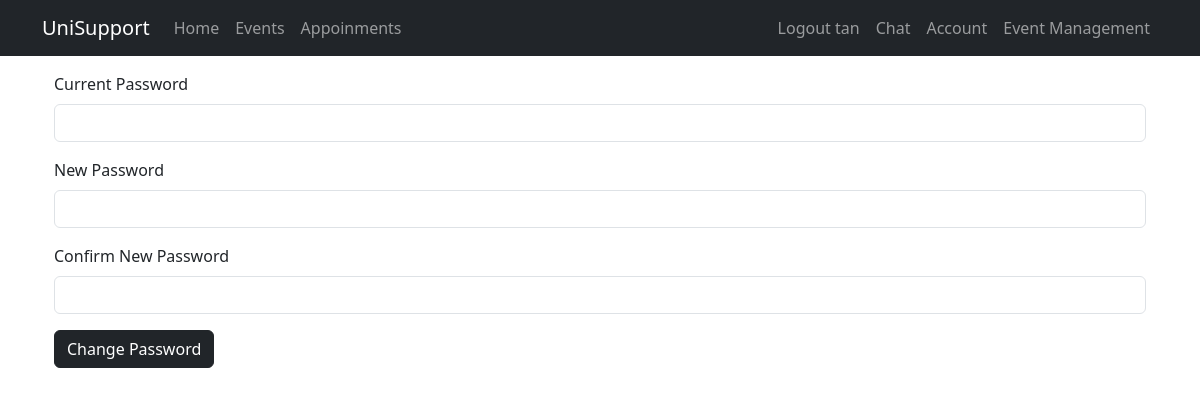
Before: /change_pw (signed in) with the older database file.
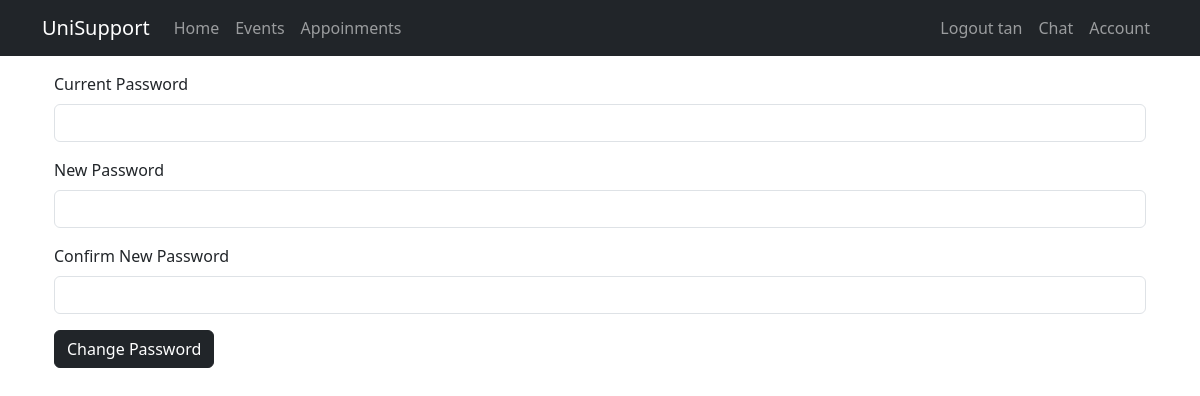
After: the same page with the newer database file.
### app/views.py (the view)
@app.route("/change_pw",methods=['POST','GET'])
def change_pw():
    form = ChangePasswordForm()
    if form.validate_on_submit() and current_user.check_password(form.password.data):
        current_user.set_password(form.new_password.data)
        db.session.commit()
        flash("Password has been changed!",'success')
        return redirect(url_for('account'))
    return render_template('generic_form.html',title='Change Password', form=form)

### app/forms.py (shortened to what this page needs)
class ChangePasswordForm(FlaskForm):
    password = PasswordField('Current Password',validators=[DataRequired()])
    new_password = PasswordField('New Password', validators=[DataRequired(),password_policy])
    confirm_password = PasswordField('Confirm New Password',validators=[DataRequired(),EqualTo('new_password')])
    submit = SubmitField('Change Password')

### app/models.py (called while the page is built)
@login.user_loader
def load_user(id):
    return db.session.get(User, int(id))

### app/templates/generic_form.html
{% extends "base.html" %}
{% import "bootstrap_wtf.html" as wtf %}
{% block content %}
    <div class="container">
        {{ wtf.quick_form(form, action="", method="post", id="", novalidate=True, autofocus=False) }}
    </div>
{% endblock %}

### app/templates/base.html (shortened to what this page needs)
<!doctype html>
<html lang="en">
<head>
    <link
            href="https://cdn.jsdelivr.net/npm/bootstrap@5.3.3/dist/css/bootstrap.min.css"
            rel="stylesheet"
>
    <link rel="stylesheet" href="https://cdn.jsdelivr.net/npm/bootstrap-icons@1.11.3/font/bootstrap-icons.min.css">
</head>
<body>
<nav class="navbar navbar-expand-sm bg-dark" data-bs-theme="dark">
    <div class="container">
        <a class="navbar-brand" href="{{ url_for('home') }}">UniSupport</a>
        <div class="collapse navbar-collapse" id="navbarSupportedContent">
            <ul class="navbar-nav me-auto mb-2 mb-lg-0">
                <li class="nav-item">
                    <a class="nav-link" aria-current="page" href="{{ url_for('home') }}">Home</a>
                </li>
                <li class="nav-item">
                    <a class="nav-link" aria-current="page" href="{{ url_for('events') }}">Events</a>
                </li>
                <li class="nav-item">
                    <a class="nav-link" aria-current="page" href="{{ url_for('appointments') }}">Appoinments</a>
                </li>
            </ul>
            <ul class="navbar-nav mb-2 mb-lg-0">
                {% if current_user.is_anonymous %}
                <li class="nav-item">
                    <a class="nav-link" aria-current="page" href="{{ url_for('login') }}">Login</a>
                </li>
                <li class="nav-item">
                    <a class="nav-link" aria-current="page" href="{{ url_for('register_email') }}">Register</a>
                </li>
                {% else %}
                <li class="nav-item">
                    <a class="nav-link" aria-current="page" href="{{ url_for('logout') }}">Logout {{ current_user.username }}</a>
                </li>
                <li class="nav-item">
                    <a class="nav-link" aria-current="page" href="{{ url_for('chat') }}">Chat</a>
                </li>
                <li class="nav-item">
                    <a class="nav-link" aria-current="page" href="{{ url_for('account') }}">Account</a>
                </li>
                {% if current_user.is_authenticated and current_user.role == "Organiser" %}
                <li class="nav-item">
                    <a class="nav-link" aria-current="page" href="{{ url_for('manager') }}">Event Management</a>
                </li>
                {% endif %}
                {% endif %}
            </ul>
        </div>
    </div>
</nav>
<div class="container">
    {% block content %}{% endblock content %}
</div>
</body>
</html>

Changed rows visible on the page:
changed User "tan": role "Organiser" → "Normal" (drawn)
Other visible differences:
text no longer shown: "Event Management"
